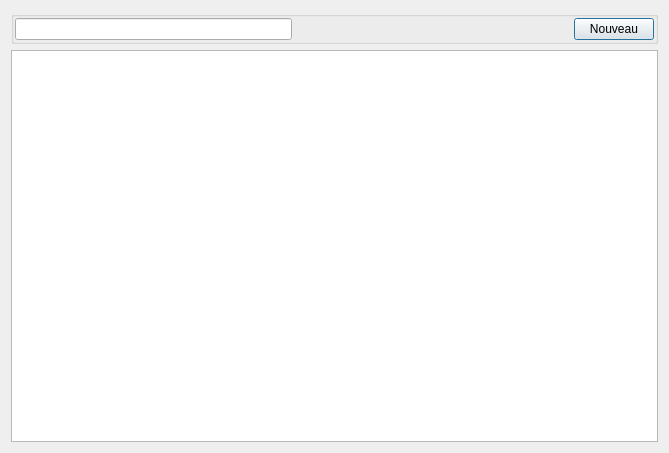
<?xml version="1.0" encoding="UTF-8"?>
<ui version="4.0">
 <class>UIVilleListView</class>
 <widget class="QDialog" name="UIVilleListView">
  <property name="geometry">
   <rect>
    <x>0</x>
    <y>0</y>
    <width>669</width>
    <height>453</height>
   </rect>
  </property>
  <property name="windowTitle">
   <string>Ville</string>
  </property>
  <layout class="QVBoxLayout" name="verticalLayout">
   <item>
    <widget class="QGroupBox" name="groupBox">
     <property name="title">
      <string/>
     </property>
     <layout class="QHBoxLayout" name="horizontalLayout">
      <property name="leftMargin">
       <number>1</number>
      </property>
      <property name="topMargin">
       <number>1</number>
      </property>
      <property name="rightMargin">
       <number>1</number>
      </property>
      <property name="bottomMargin">
       <number>1</number>
      </property>
      <item>
       <widget class="QLineEdit" name="lineEdit"/>
      </item>
      <item>
       <spacer name="horizontalSpacer">
        <property name="orientation">
         <enum>Qt::Horizontal</enum>
        </property>
        <property name="sizeHint" stdset="0">
         <size>
          <width>40</width>
          <height>20</height>
         </size>
        </property>
       </spacer>
      </item>
      <item>
       <widget class="QPushButton" name="newButton">
        <property name="text">
         <string>Nouveau</string>
        </property>
       </widget>
      </item>
     </layout>
    </widget>
   </item>
   <item>
    <widget class="QTableView" name="tableView"/>
   </item>
  </layout>
 </widget>
 <resources/>
 <connections/>
</ui>
